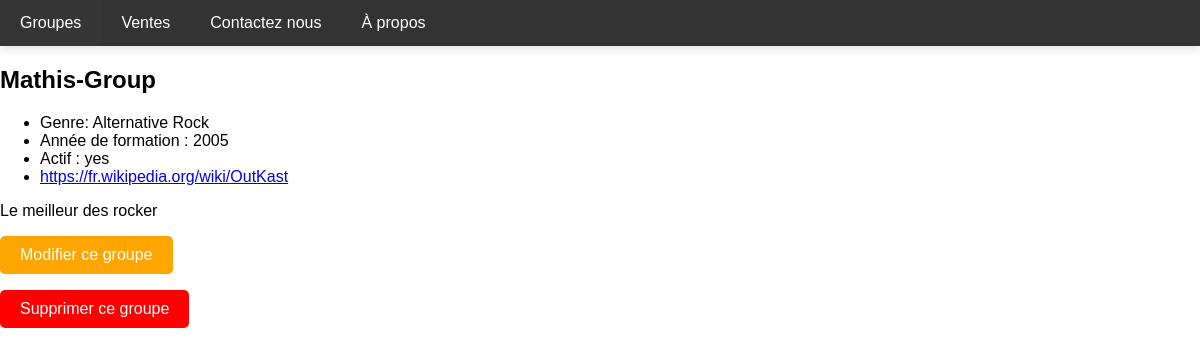
Before: /bands/3/ with the older database file.
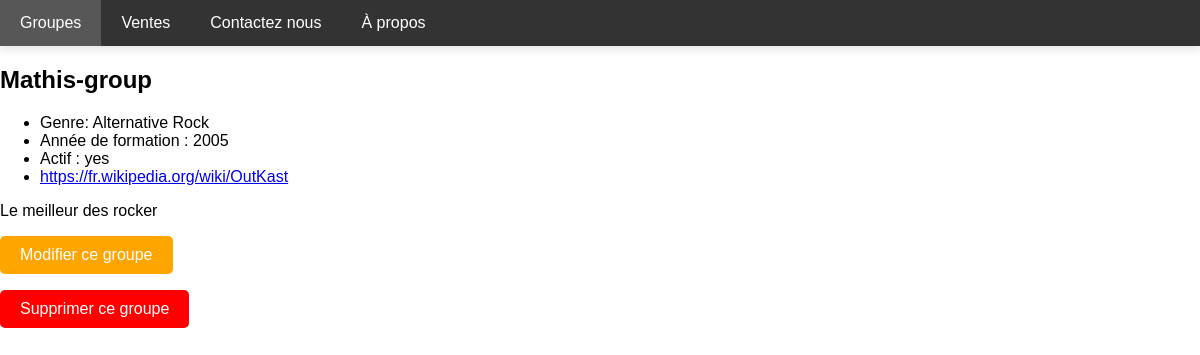
After: the same page with the newer database file.
### listings/models.py (models this page shows, shortened)
class Band(models.Model):
    class Genre(models.TextChoices):
        HIP_HOP = 'HH'
        SYNTH_POP = 'SP'
        ALTERNATIVE_ROCK = 'AR'
    genre = models.CharField(choices=Genre.choices, max_length=5)
    name = models.CharField(max_length=100)
    biography = models.CharField(max_length=1000)
    year_formed = models.fields.IntegerField(null=True, blank=True, default=0,
        validators=[MinValueValidator(1900), MaxValueValidator(2021)]
    )
    active = models.BooleanField(default=True)
    official_homepage = models.URLField(null=True, blank=True)

### listings/views.py (the view)
# urls.py: path('bands/<int:id>/', views.band_detail, name='band_detail'),
def band_detail(request, id):
    bands = get_object_or_404(Band, pk=id)
    return render(request, 'listings/band_detail.html', {'band': bands})

### listings/templates/listings/band_detail.html
{% extends 'listings/base.html' %}
{% block content %}
<h2>{{ band.name }}</h2>
<ul>
    <li>Genre: {{ band.get_genre_display }}</li>
    <li>Année de formation : {{ band.year_formed }}</li>
    <li>Actif : {{ band.active|yesno }}</li>
    {% if band.official_homepage %}
    <li><a href="{{ band.official_homepage }}">{{ band.official_homepage }}</a></li>
    {% endif %}
</ul>
<p>{{ band.biography }}</p>
<form action="{% url 'band_update' band.id %}">
    <input class="styled_2" type="submit" value="Modifier ce groupe">
</form>
<form action="{% url 'band_delete' band.id %}">
    <input class="styled_3" type="submit" value="Supprimer ce groupe">
</form>
{% endblock %}

### listings/templates/listings/base.html (shortened to what this page needs)
{% load static %}
<html>
    <head>
        <link rel="stylesheet" href="{% static 'listings/styles.css' %}" />
    </head>
    <body>
    <nav>
        <ul>
            <li><a href="{% url 'band_list' %}">Groupes</a></li>
            <li><a href="{% url 'listing_list' %}">Ventes</a></li>
            <li><a href="{% url 'contact' %}">Contactez nous</a></li>
            <li><a href="{% url 'about' %}">À propos</a></li>
        </ul>
    </nav>
    {% block content %}{% endblock %}
</body>
</html>

### listings/static/listings/styles.css (style rules this page uses)
body { font-family: Arial, sans-serif; margin: 0; padding: 0; }
nav { background-color: #333; overflow: hidden; box-shadow: 0 4px 8px rgba(0, 0, 0, 0.1); }
nav ul { list-style-type: none; margin: 0; padding: 0; display: flex; }
nav li { float: left; }
nav a { display: block; color: white; text-align: center; padding: 14px 20px; text-decoration: none; transition: background-color 0.3s ease-in-out; }
.styled_2 { background-color: orange; color: white; padding: 10px 20px; font-size: 16px; border: none; border-radius: 5px; cursor: pointer; }
.styled_3 { background-color: red; color: white; padding: 10px 20px; font-size: 16px; border: none; border-radius: 5px; cursor: pointer; }

Changed rows visible on the page:
changed Band "Alternative Rock": name "Mathis-Group" → "Mathis-group"
